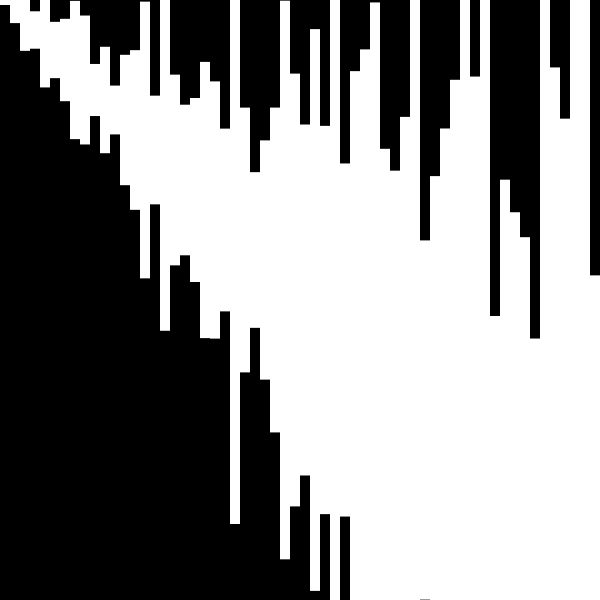
Frame 1 (no input)
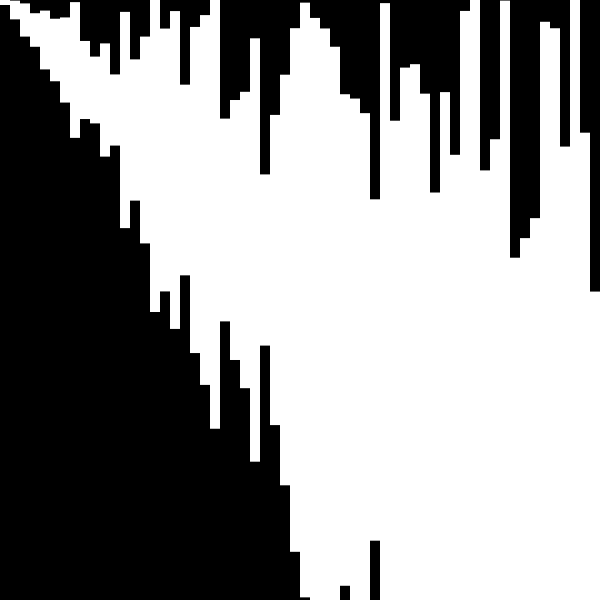
Frame 60 (the mouse pressed at the canvas centre just before this capture)
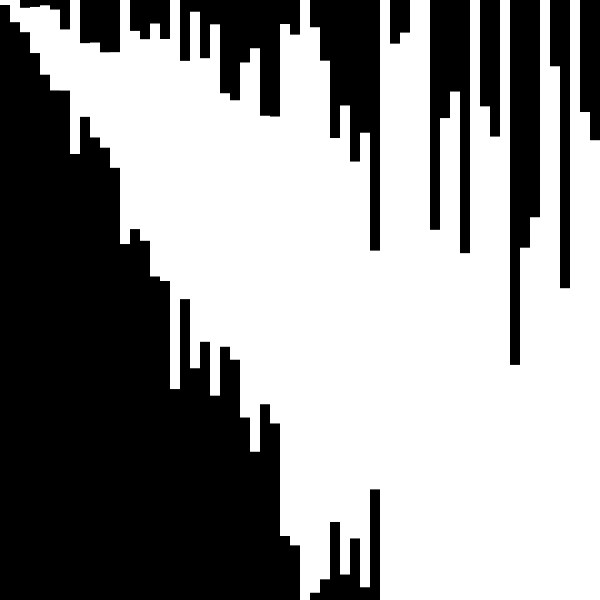
Frame 120 (the mouse held since frame 60 and released just before this capture)

The Processing sketch that drew these frames (run headless with seeded random() and noise(); from frame 60 on, the mouse is pressed at the canvas centre):

// Processing sketch: build
// ── build.pde
int 	h;
float 	hoff, n;
float 	off 	 = 0;
float   rate 	 = PI / 300;

void setup() {
	size(600, 600);
	rectMode(CENTER);
	noStroke();
}
void draw() {
	background(0);
	h = 10;
	translate(h / 2, 0);
	for (int i = 0; i < width / h; i++) {
		n = noise(i,off)*i/15;
		hoff = map(n, 0, 1, h, h * 50);
		rect(0, 0, h, hoff);
		translate(h, h);
	}
	off += rate;
}
